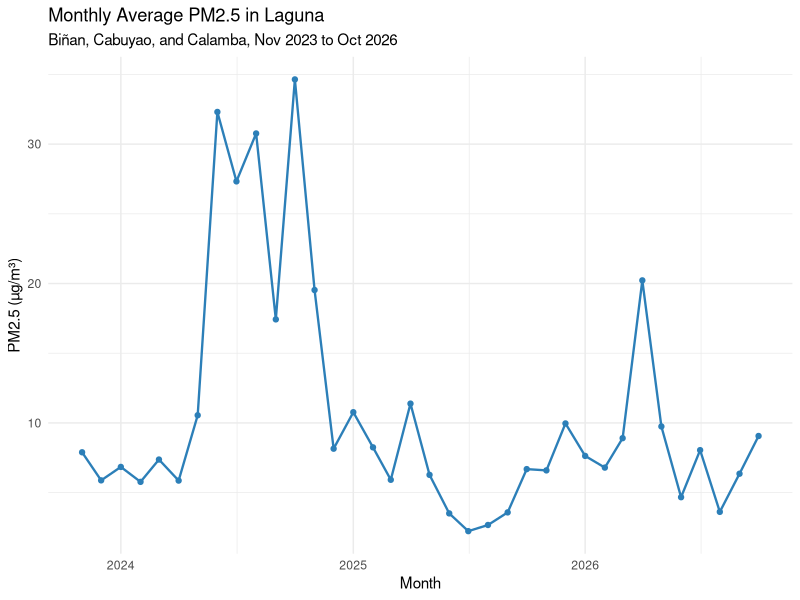
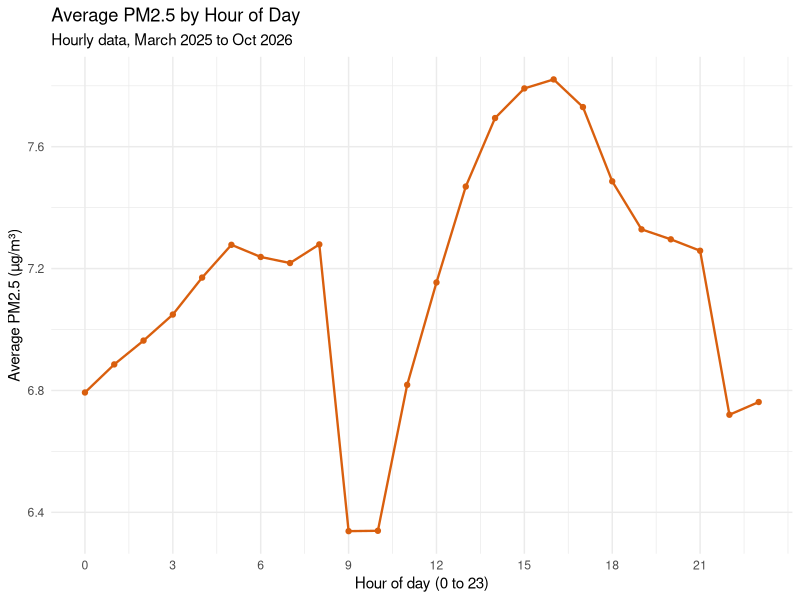
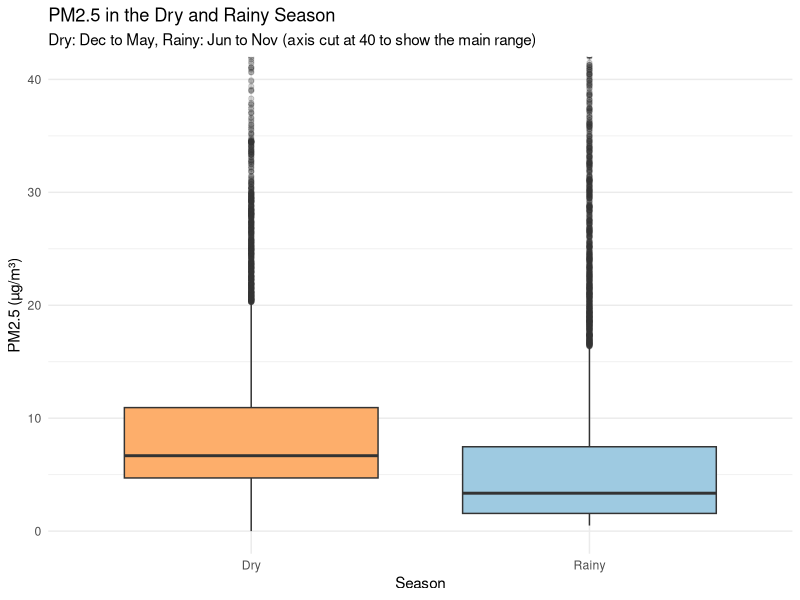
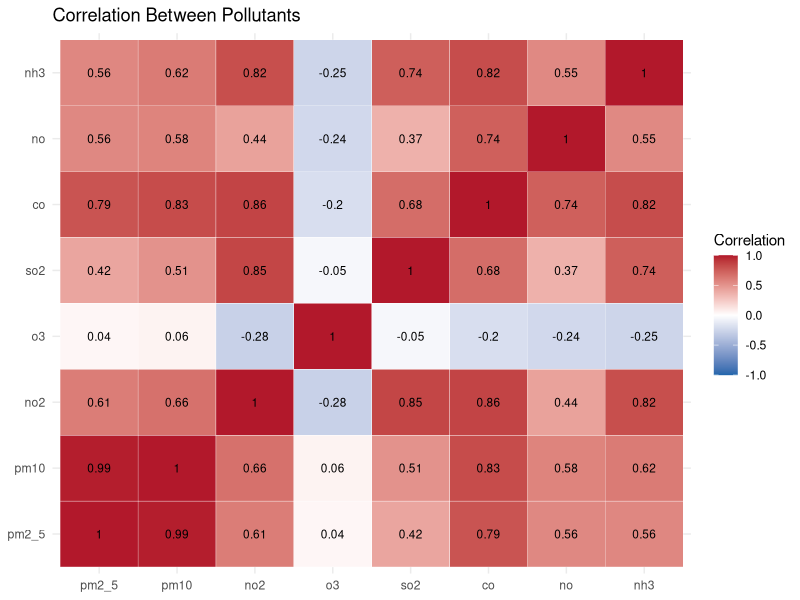
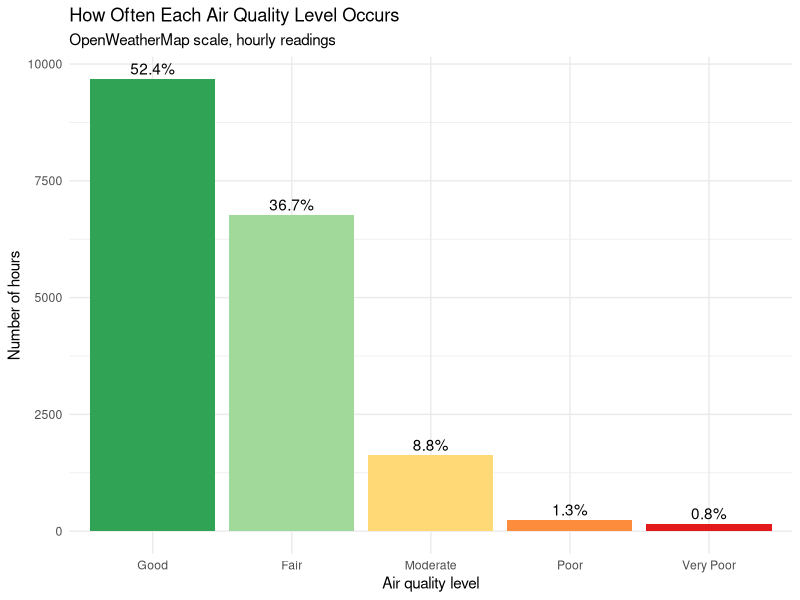
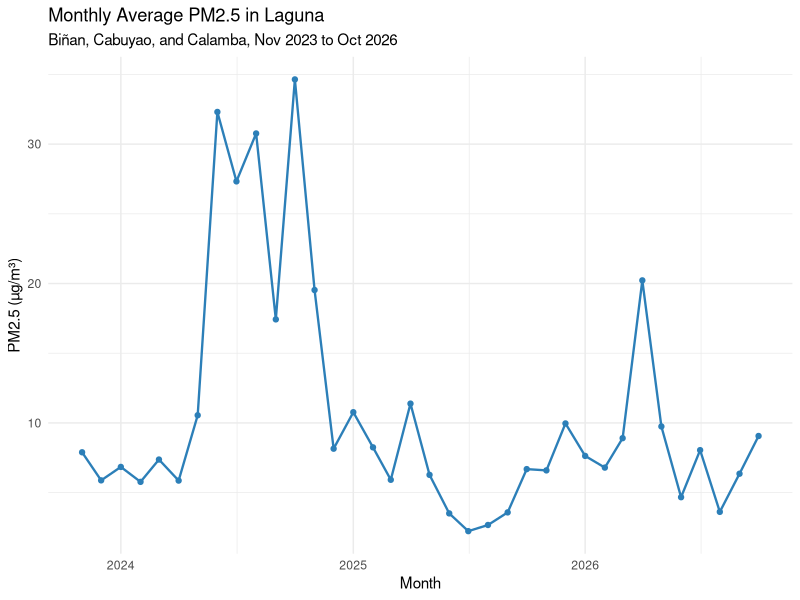
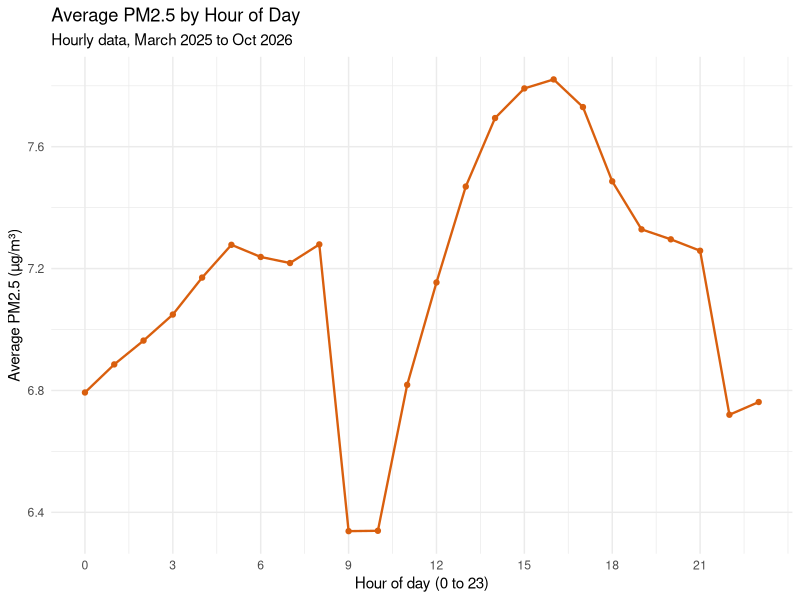
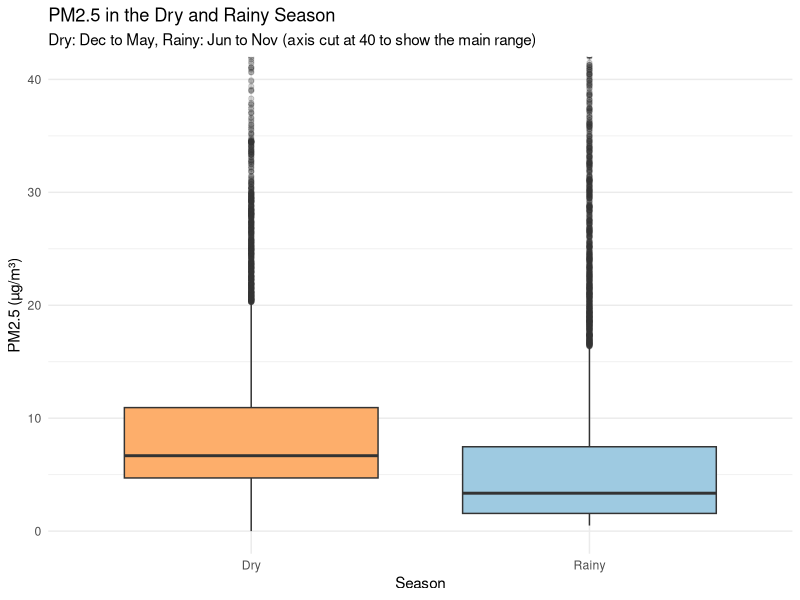

These charts were generated, in order, by the following R code:
# CSST101 - Week 3: Cleaning, descriptive statistics, and visualization
# Project: Air quality in Laguna (Binan, Cabuyao, Calamba)
#
# Run csst101_week2_import_explore.R first. It creates laguna_hourly_clean.csv.
# Keep this script in the same folder, then use
# Session > Set Working Directory > To Source File Location.

library(tidyverse)
library(lubridate)

# ---- 1. Load the cleaned hourly data ---------------------------------------
df <- read_csv("laguna_hourly_clean.csv") %>%
  mutate(
    season    = factor(season, levels = c("Dry", "Rainy")),
    aqi_label = factor(aqi_level, levels = 1:5,
                       labels = c("Good", "Fair", "Moderate", "Poor", "Very Poor"))
  )

glimpse(df)

# ---- 2. Summary statistics -------------------------------------------------
pollutants <- c("pm2_5", "pm10", "no2", "o3", "so2", "co", "no", "nh3")

# Overall: mean, median, standard deviation, min, max for each pollutant
overall_stats <- df %>%
  summarise(across(all_of(pollutants),
                   list(mean = ~mean(.x, na.rm = TRUE),
                        median = ~median(.x, na.rm = TRUE),
                        sd = ~sd(.x, na.rm = TRUE),
                        min = ~min(.x, na.rm = TRUE),
                        max = ~max(.x, na.rm = TRUE)))) %>%
  pivot_longer(everything(),
               names_to = c("pollutant", "stat"),
               names_pattern = "(.*)_(mean|median|sd|min|max)$") %>%
  pivot_wider(names_from = stat, values_from = value) %>%
  mutate(across(where(is.numeric), ~round(.x, 2)))
print(overall_stats)

# PM2.5 by season
season_stats <- df %>%
  group_by(season) %>%
  summarise(hours  = n(),
            mean   = round(mean(pm2_5, na.rm = TRUE), 2),
            median = round(median(pm2_5, na.rm = TRUE), 2),
            sd     = round(sd(pm2_5, na.rm = TRUE), 2),
            .groups = "drop")
print(season_stats)

# PM2.5 by year
year_stats <- df %>%
  group_by(year) %>%
  summarise(hours = n(),
            mean  = round(mean(pm2_5, na.rm = TRUE), 2),
            max   = round(max(pm2_5, na.rm = TRUE), 2),
            .groups = "drop")
print(year_stats)

# Air quality level counts
aqi_counts <- df %>% count(aqi_label) %>% mutate(percent = round(100 * n / sum(n), 1))
print(aqi_counts)

# ---- 3. Chart 1: PM2.5 over time (monthly average) -------------------------
chart1 <- df %>%
  mutate(ym = floor_date(datetime, "month")) %>%
  group_by(ym) %>%
  summarise(avg_pm25 = mean(pm2_5, na.rm = TRUE), .groups = "drop") %>%
  ggplot(aes(ym, avg_pm25)) +
  geom_line(linewidth = 0.8, color = "#2c7fb8") +
  geom_point(color = "#2c7fb8") +
  labs(title = "Monthly Average PM2.5 in Laguna",
       subtitle = "Biñan, Cabuyao, and Calamba, Nov 2023 to Oct 2026",
       x = "Month", y = "PM2.5 (µg/m³)") +
  theme_minimal()
print(chart1)
ggsave("chart1_pm25_over_time.png", chart1, width = 8, height = 4.5, dpi = 150)

# ---- 4. Chart 2: PM2.5 by hour of day --------------------------------------
# Only March 2025 onward is used, because earlier data is not recorded every hour.
chart2 <- df %>%
  filter(datetime >= as.POSIXct("2025-03-01", tz = "UTC")) %>%
  group_by(hour) %>%
  summarise(avg_pm25 = mean(pm2_5, na.rm = TRUE), .groups = "drop") %>%
  ggplot(aes(hour, avg_pm25)) +
  geom_line(linewidth = 0.8, color = "#d95f0e") +
  geom_point(color = "#d95f0e") +
  scale_x_continuous(breaks = seq(0, 23, 3)) +
  labs(title = "Average PM2.5 by Hour of Day",
       subtitle = "Hourly data, March 2025 to Oct 2026",
       x = "Hour of day (0 to 23)", y = "Average PM2.5 (µg/m³)") +
  theme_minimal()
print(chart2)
ggsave("chart2_pm25_by_hour.png", chart2, width = 8, height = 4.5, dpi = 150)

# ---- 5. Chart 3: PM2.5 in dry vs rainy season ------------------------------
chart3 <- ggplot(df, aes(season, pm2_5, fill = season)) +
  geom_boxplot(outlier.alpha = 0.2) +
  coord_cartesian(ylim = c(0, 40)) +
  scale_fill_manual(values = c("Dry" = "#fdae6b", "Rainy" = "#9ecae1")) +
  labs(title = "PM2.5 in the Dry and Rainy Season",
       subtitle = "Dry: Dec to May, Rainy: Jun to Nov (axis cut at 40 to show the main range)",
       x = "Season", y = "PM2.5 (µg/m³)") +
  theme_minimal() +
  theme(legend.position = "none")
print(chart3)
ggsave("chart3_pm25_by_season.png", chart3, width = 6, height = 4.5, dpi = 150)

# ---- 6. Chart 4: how the pollutants relate (correlation heatmap) -----------
cm <- cor(df[pollutants], use = "pairwise.complete.obs")
cm_long <- as.data.frame(as.table(cm))
names(cm_long) <- c("var1", "var2", "r")

chart4 <- ggplot(cm_long, aes(var1, var2, fill = r)) +
  geom_tile(color = "white") +
  geom_text(aes(label = round(r, 2)), size = 3) +
  scale_fill_gradient2(low = "#2166ac", mid = "white", high = "#b2182b",
                       limits = c(-1, 1), name = "Correlation") +
  labs(title = "Correlation Between Pollutants",
       x = NULL, y = NULL) +
  theme_minimal()
print(chart4)
ggsave("chart4_pollutant_correlation.png", chart4, width = 6.5, height = 5.5, dpi = 150)

# ---- 7. Chart 5: air quality levels ----------------------------------------
chart5 <- ggplot(aqi_counts, aes(aqi_label, n, fill = aqi_label)) +
  geom_col() +
  geom_text(aes(label = paste0(percent, "%")), vjust = -0.4) +
  scale_fill_manual(values = c("Good" = "#31a354", "Fair" = "#a1d99b",
                               "Moderate" = "#fed976", "Poor" = "#fd8d3c",
                               "Very Poor" = "#e31a1c")) +
  labs(title = "How Often Each Air Quality Level Occurs",
       subtitle = "OpenWeatherMap scale, hourly readings",
       x = "Air quality level", y = "Number of hours") +
  theme_minimal() +
  theme(legend.position = "none")
print(chart5)
ggsave("chart5_aqi_levels.png", chart5, width = 6.5, height = 4.5, dpi = 150)

# ---- 8. Save the summary tables --------------------------------------------
write_csv(overall_stats, "summary_overall.csv")
write_csv(season_stats,  "summary_season.csv")
write_csv(year_stats,    "summary_year.csv")
